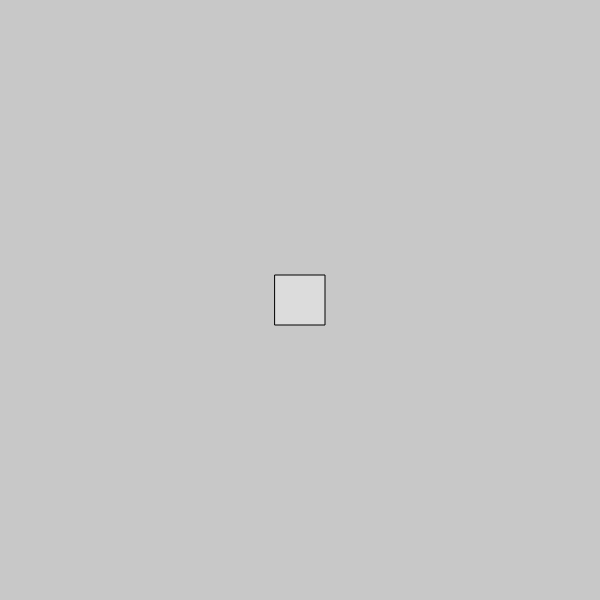
Frame 1 (no input)
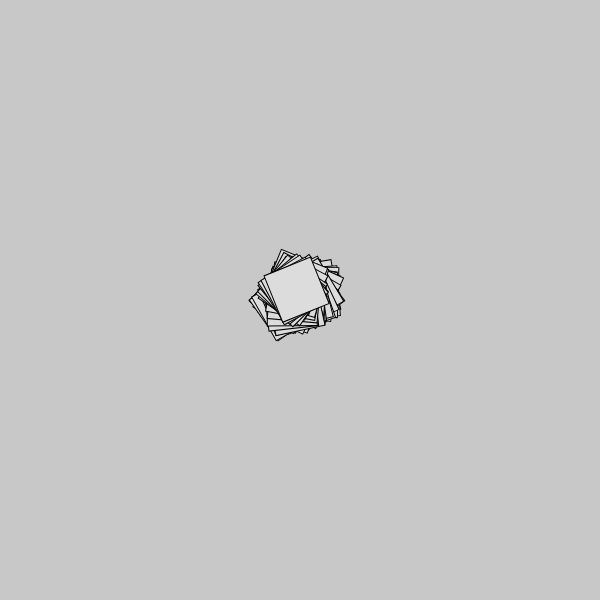
Frame 60 (no input)
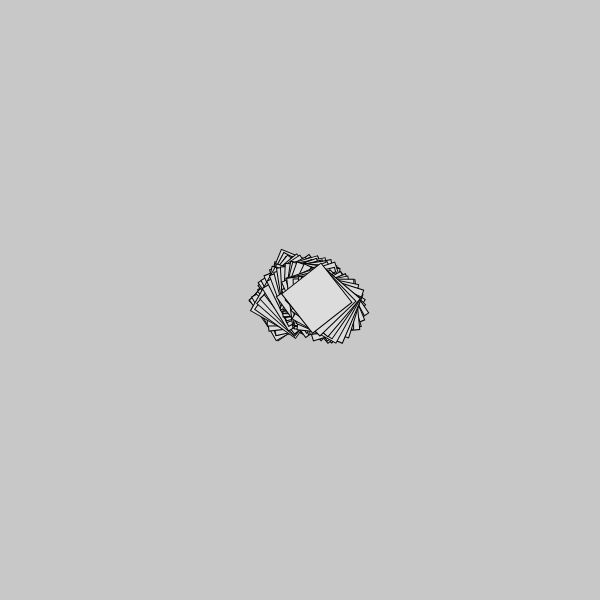
Frame 120 (the mouse pressed at the canvas centre since frame 60)

The p5.js sketch that drew these frames (run headless with seeded random() and noise() and a simulated clock; from frame 60 on, the mouse is pressed at the canvas centre):

// p5.js sketch
// ── sketch.js
let rotatingSquare;
function setup() {  
	createCanvas(600, 600);
	background(200);
	rectMode(CENTER);
	rotatingSquare = new RotatingSquare(300, 300, 50, 220, 5, 0.1);
} 
function draw() {  
	rotatingSquare.translating(); 
	rotatingSquare.rotating(); 
	rotatingSquare.drawing();

}
//以下为RotatingSquare类
class RotatingSquare{
	constructor(squareX, squareY, squareSize, squareColor, squareTSpeed,squareRSpeed){
		this.squareX = squareX;
		this.squareY = squareY;
		this.squareSize = squareSize;
		this.squareColor = squareColor;
		this.squareTSpeed = squareTSpeed;
		this.squareRSpeed = squareRSpeed;
		this.angle=0;
	}
	translating(){
		push();
   		translate(this.squareX,this.squareY);
   		this.squareX +=random(-this.squareTSpeed,this.squareTSpeed);
   		this.squareY +=random(-this.squareTSpeed,this.squareTSpeed);
	}
	rotating() {
		rotate(this.angle);
		this.angle+=this.squareRSpeed; 
	}
	drawing() {
		fill(this.squareColor);
   		rect(0,0,this.squareSize, this.squareSize);
   		pop();
	}
}
